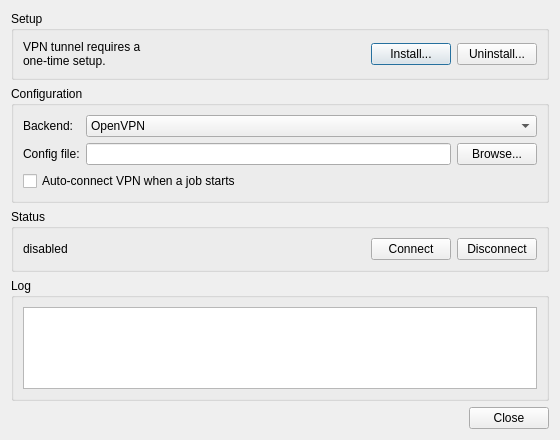
<?xml version="1.0" encoding="UTF-8"?>
<ui version="4.0">
 <class>VpnSettingsDialog</class>
 <widget class="QDialog" name="VpnSettingsDialog">
  <property name="geometry">
   <rect>
    <x>0</x>
    <y>0</y>
    <width>560</width>
    <height>440</height>
   </rect>
  </property>
  <property name="windowTitle">
   <string>VPN tunnel</string>
  </property>
  <layout class="QVBoxLayout" name="rootLayout">
   <item>
    <widget class="QGroupBox" name="setupBox">
     <property name="title">
      <string>Setup</string>
     </property>
     <layout class="QHBoxLayout" name="setupLayout">
      <item>
       <widget class="QLabel" name="setupLabel">
        <property name="text">
         <string>VPN tunnel requires a one-time setup.</string>
        </property>
        <property name="wordWrap">
         <bool>true</bool>
        </property>
       </widget>
      </item>
      <item>
       <spacer name="setupSpacer">
        <property name="orientation">
         <enum>Qt::Horizontal</enum>
        </property>
        <property name="sizeHint" stdset="0">
         <size>
          <width>40</width>
          <height>20</height>
         </size>
        </property>
       </spacer>
      </item>
      <item>
       <widget class="QPushButton" name="installBtn">
        <property name="text">
         <string>Install...</string>
        </property>
        <property name="toolTip">
         <string>Install the privileged VPN helper. After this you won't be prompted for a password on Connect / Disconnect.</string>
        </property>
       </widget>
      </item>
      <item>
       <widget class="QPushButton" name="uninstallBtn">
        <property name="text">
         <string>Uninstall...</string>
        </property>
        <property name="toolTip">
         <string>Remove the privileged VPN helper from the system.</string>
        </property>
       </widget>
      </item>
     </layout>
    </widget>
   </item>
   <item>
    <widget class="QGroupBox" name="configBox">
     <property name="title">
      <string>Configuration</string>
     </property>
     <layout class="QFormLayout" name="formLayout">
      <item row="0" column="0">
       <widget class="QLabel" name="backendLabel">
        <property name="text">
         <string>Backend:</string>
        </property>
       </widget>
      </item>
      <item row="0" column="1">
       <widget class="QComboBox" name="backendCB">
        <item>
         <property name="text">
          <string>OpenVPN</string>
         </property>
        </item>
        <item>
         <property name="text">
          <string>WireGuard</string>
         </property>
        </item>
       </widget>
      </item>
      <item row="1" column="0">
       <widget class="QLabel" name="configLabel">
        <property name="text">
         <string>Config file:</string>
        </property>
       </widget>
      </item>
      <item row="1" column="1">
       <layout class="QHBoxLayout" name="configRow">
        <item>
         <widget class="QLineEdit" name="configPathEdit"/>
        </item>
        <item>
         <widget class="QPushButton" name="browseBtn">
          <property name="text">
           <string>Browse...</string>
          </property>
         </widget>
        </item>
       </layout>
      </item>
      <item row="2" column="0" colspan="2">
       <widget class="QCheckBox" name="enabledCB">
        <property name="text">
         <string>Auto-connect VPN when a job starts</string>
        </property>
        <property name="toolTip">
         <string>When checked, ngPost will bring up the VPN tunnel automatically when any job starts, and disconnect 30 seconds after the queue is empty. Per-server "Use VPN" still controls which connections route through the tunnel.</string>
        </property>
       </widget>
      </item>
     </layout>
    </widget>
   </item>
   <item>
    <widget class="QGroupBox" name="statusBox">
     <property name="title">
      <string>Status</string>
     </property>
     <layout class="QHBoxLayout" name="statusLayout">
      <item>
       <widget class="QLabel" name="stateLabel">
        <property name="text">
         <string>disabled</string>
        </property>
       </widget>
      </item>
      <item>
       <spacer name="hspacer">
        <property name="orientation">
         <enum>Qt::Horizontal</enum>
        </property>
        <property name="sizeHint" stdset="0">
         <size>
          <width>40</width>
          <height>20</height>
         </size>
        </property>
       </spacer>
      </item>
      <item>
       <widget class="QPushButton" name="startBtn">
        <property name="text">
         <string>Connect</string>
        </property>
       </widget>
      </item>
      <item>
       <widget class="QPushButton" name="stopBtn">
        <property name="text">
         <string>Disconnect</string>
        </property>
       </widget>
      </item>
     </layout>
    </widget>
   </item>
   <item>
    <widget class="QGroupBox" name="logBox">
     <property name="title">
      <string>Log</string>
     </property>
     <layout class="QVBoxLayout" name="logLayout">
      <item>
       <widget class="QPlainTextEdit" name="logView">
        <property name="readOnly">
         <bool>true</bool>
        </property>
       </widget>
      </item>
     </layout>
    </widget>
   </item>
   <item>
    <widget class="QDialogButtonBox" name="buttonBox">
     <property name="standardButtons">
      <set>QDialogButtonBox::Close</set>
     </property>
    </widget>
   </item>
  </layout>
 </widget>
 <resources/>
 <connections/>
</ui>
